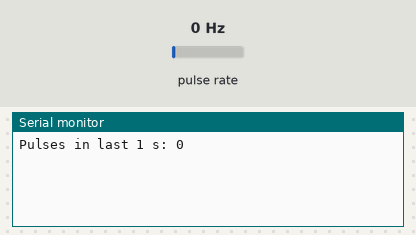
A sketch run on a simulated Arduino Uno, built with avr-gcc and run on an emulated ATmega328P. On the bench: the last lines printed to the serial monitor. Wiring (inferred from the names in the program): pulse sensor: data pin 2. The inputs (shaded band) are chosen by the test bench; at power-on: pulse rate 0 Hz.

Above: at 1.2 s.
1.3 s: pulse rate (sensor on pin 2) set to 4 Hz
At 2.6 s:
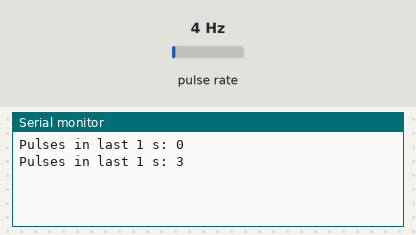
2.8 s: pulse rate (sensor on pin 2) set to 50 Hz
At 3.8 s:
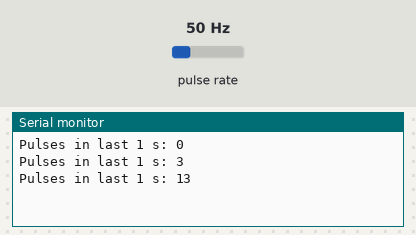
Timing chart, 0 to 5.8 s (numbered marks = the images above; inputs shaded):
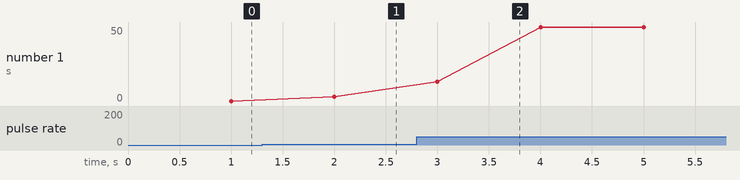

Measured:
- after the input at 1.3 s, the serial monitor: prints a new line after 0.70 s (image 1)
- after the input at 2.8 s, the serial monitor: prints a new line after 0.20 s (image 2)
- plotted number 1: 0 → 3 after the input at 1.3 s, 3 → 50 after the input at 2.8 s

The sketch:

DC_motor_encoder_pulses.ino
```cpp
#define encoderPin 2

volatile long pulseCount = 0;
volatile bool lastState = LOW;

void setup() {
  pinMode(encoderPin, INPUT);
  Serial.begin(9600);

  attachInterrupt(digitalPinToInterrupt(encoderPin), countPulse, CHANGE);
}

void loop() {
  static unsigned long lastTime = 0;
  if (millis() - lastTime >= 1000) {
    noInterrupts();
    long pulses = pulseCount;
    pulseCount = 0;
    interrupts();

    Serial.print("Pulses in last 1 s: ");
    Serial.println(pulses);
    lastTime = millis();
  }
}

void countPulse() {
  static unsigned long lastBounceTime = 0;
  unsigned long now = micros();  // micros() for better debounce resolution

  // Debounce with 1000µs (1ms) threshold
  if (now - lastBounceTime > 1000) {
    bool state = digitalRead(encoderPin);
    if (state == HIGH && lastState == LOW) {
      pulseCount++;
    }
    lastState = state;
    lastBounceTime = now;
  }
}
```
